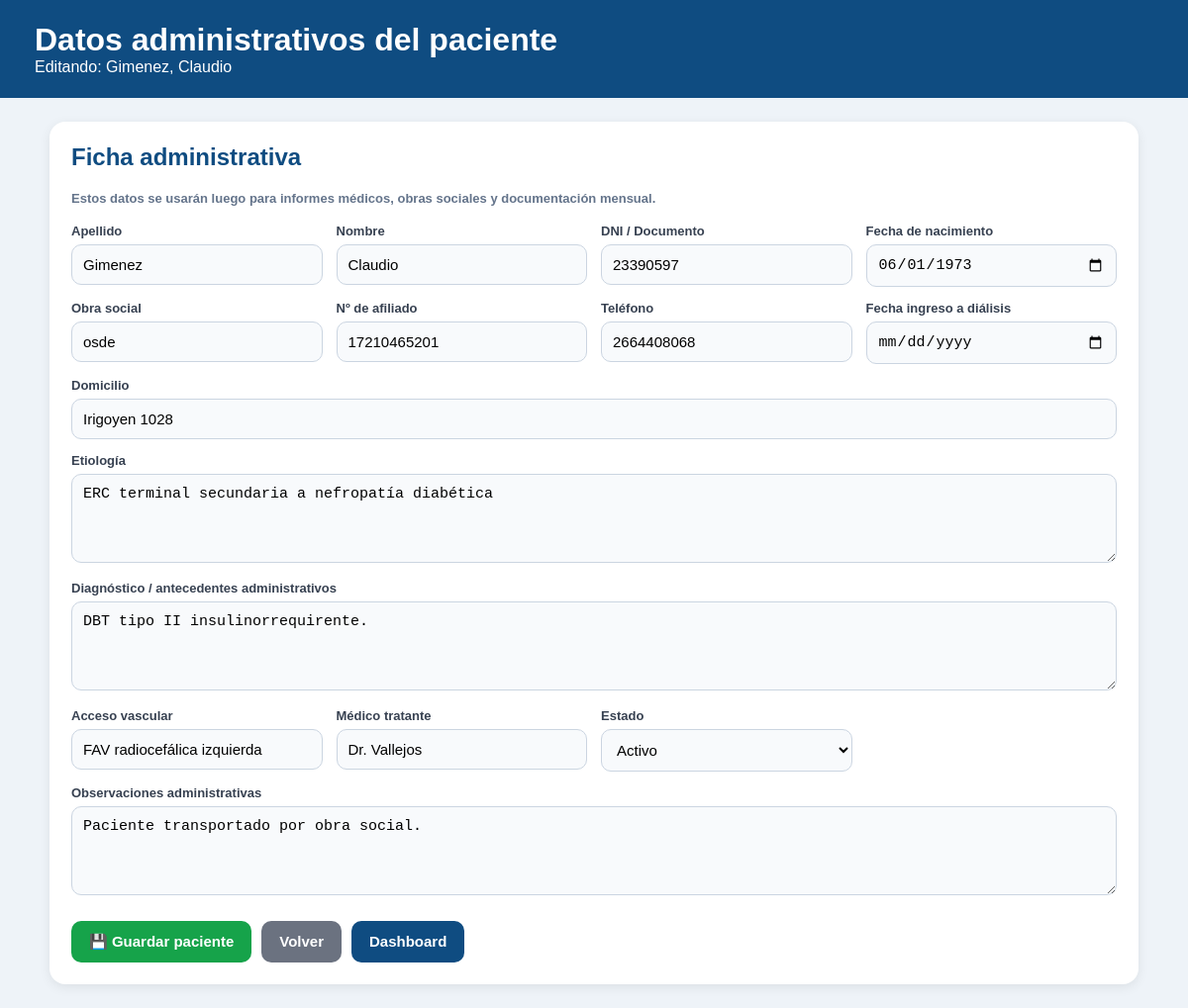
Screenshot of /pacientes/1/ (signed in) with the database file from the repository.
### pacientes/models.py (models this page shows, shortened)
class Paciente(models.Model):
    nombre = models.CharField(max_length=100)
    apellido = models.CharField(max_length=100)
    dni = models.CharField(
        max_length=20,
        unique=True
    )
    fecha_nacimiento = models.DateField(
        null=True,
        blank=True
    )
    telefono = models.CharField(
        max_length=30,
        blank=True
    )
    direccion = models.CharField(
        max_length=200,
        blank=True
    )
    obra_social = models.CharField(
        max_length=100,
        blank=True
    )
    numero_afiliado = models.CharField(
        max_length=100,
        blank=True
    )
    fecha_ingreso_dialisis = models.DateField(
        null=True,
        blank=True
    )
    etiologia = models.TextField(
        blank=True
    )
    diagnostico = models.TextField(
        blank=True
    )
    acceso_vascular = models.CharField(
        max_length=100,
        blank=True
    )
    medico_tratante = models.CharField(
        max_length=100,
        blank=True
    )
    activo = models.BooleanField(
        default=True
    )
    observaciones = models.TextField(
        blank=True
    )
    creado_en = models.DateTimeField(
        auto_now_add=True
    )
    class Meta:
        ordering = ["apellido", "nombre"]

### pacientes/views.py (the view, shortened to what this page needs)
# urls.py: path("<int:paciente_id>/", views.editar_paciente, name="editar_paciente"),
@login_required
def editar_paciente(request, paciente_id=None):
    paciente = None
    if paciente_id:
        paciente = get_object_or_404(Paciente, id=paciente_id)
    return render(
        request,
        "pacientes/editar_paciente.html",
        {
            "paciente": paciente
        }
    )

### pacientes/templates/pacientes/editar_paciente.html (shortened to what this page needs)
<!DOCTYPE html>
<html lang="es">
<head>
</head>
<body>
<div class="header">
    <h1>Datos administrativos del paciente</h1>
    {% if paciente %}
        <div>Editando: {{ paciente.apellido }}, {{ paciente.nombre }}</div>
    {% else %}
        <div>Nuevo paciente</div>
    {% endif %}
</div>
<div class="container">
    <div class="panel">
        <h2>Ficha administrativa</h2>
        <div class="ayuda">
            Estos datos se usarán luego para informes médicos, obras sociales y documentación mensual.
        </div>
        <form method="post">
            <div class="grid">
                <div>
                    <label>Apellido</label>
                    <input
                        name="apellido"
                        value="{% if paciente %}{{ paciente.apellido }}{% endif %}"
                        required
                    >
                </div>
                <div>
                    <label>Nombre</label>
                    <input
                        name="nombre"
                        value="{% if paciente %}{{ paciente.nombre }}{% endif %}"
                        required
                    >
                </div>
                <div>
                    <label>DNI / Documento</label>
                    <input
                        name="dni"
                        value="{% if paciente %}{{ paciente.dni }}{% endif %}"
                        required
                    >
                </div>
                <div>
                    <label>Fecha de nacimiento</label>
                    <input
                        type="date"
                        name="fecha_nacimiento"
                        value="{% if paciente and paciente.fecha_nacimiento %}{{ paciente.fecha_nacimiento|date:'Y-m-d' }}{% endif %}"
                    >
                </div>
                <div>
                    <label>Obra social</label>
                    <input
                        name="obra_social"
                        value="{% if paciente %}{{ paciente.obra_social }}{% endif %}"
                    >
                </div>
                <div>
                    <label>Nº de afiliado</label>
                    <input
                        name="numero_afiliado"
                        value="{% if paciente %}{{ paciente.numero_afiliado }}{% endif %}"
                    >
                </div>
                <div>
                    <label>Teléfono</label>
                    <input
                        name="telefono"
                        value="{% if paciente %}{{ paciente.telefono }}{% endif %}"
                    >
                </div>
                <div>
                    <label>Fecha ingreso a diálisis</label>
                    <input
                        type="date"
                        name="fecha_ingreso_dialisis"
                        value="{% if paciente and paciente.fecha_ingreso_dialisis %}{{ paciente.fecha_ingreso_dialisis|date:'Y-m-d' }}{% endif %}"
                    >
                </div>
                <div class="full">
                    <label>Domicilio</label>
                    <input
                        name="direccion"
                        value="{% if paciente %}{{ paciente.direccion }}{% endif %}"
                    >
                </div>
                <div class="full">
                    <label>Etiología</label>
                    <textarea name="etiologia">{% if paciente %}{{ paciente.etiologia }}{% endif %}</textarea>
                </div>
                <div class="full">
                    <label>Diagnóstico / antecedentes administrativos</label>
                    <textarea name="diagnostico">{% if paciente %}{{ paciente.diagnostico }}{% endif %}</textarea>
                </div>
                <div>
                    <label>Acceso vascular</label>
                    <input
                        name="acceso_vascular"
                        value="{% if paciente %}{{ paciente.acceso_vascular }}{% endif %}"
                    >
                </div>
                <div>
                    <label>Médico tratante</label>
                    <input
                        name="medico_tratante"
                        value="{% if paciente %}{{ paciente.medico_tratante }}{% endif %}"
                    >
                </div>
                <div>
                    <label>Estado</label>
                    <select name="activo">
                        <option value="1" {% if not paciente or paciente.activo %}selected{% endif %}>
                            Activo
                        </option>
                    </select>
                </div>
                <div class="full">
                    <label>Observaciones administrativas</label>
                    <textarea name="observaciones">{% if paciente %}{{ paciente.observaciones }}{% endif %}</textarea>
                </div>
            </div>
            <div class="acciones">
                <button type="submit" class="btn btn-green">
                    💾 Guardar paciente
                </button>
                <a href="{% url 'lista_pacientes' %}" class="btn btn-gray">
                    Volver
                </a>
                <a href="/dashboard/" class="btn">
                    Dashboard
                </a>
            </div>
        </form>
    </div>
</div>
</body>
</html>

### pacientes/templates/pacientes/editar_paciente.html (style rules this page uses)
body { font-family: Arial, sans-serif; background: #eef3f8; margin: 0; color: #1f2937; }
.header { background: #0f4c81; color: white; padding: 22px 35px; }
.header h1 { margin: 0; }
.container { max-width: 1100px; margin: auto; padding: 24px; }
.panel { background: white; border-radius: 16px; padding: 22px; box-shadow: 0 3px 12px rgba(0,0,0,0.08); }
h2 { color: #0f4c81; margin-top: 0; }
.grid { display: grid; grid-template-columns: repeat(auto-fit, minmax(230px, 1fr)); gap: 14px; }
label { display: block; font-weight: bold; color: #374151; margin-bottom: 6px; font-size: 13px; }
input, textarea, select { width: 100%; padding: 11px; border: 1px solid #cbd5e1; border-radius: 10px; box-sizing: border-box; font-size: 15px; background: #f8fafc; }
textarea { min-height: 90px; resize: vertical; }
.full { grid-column: 1 / -1; }
.acciones { margin-top: 22px; display: flex; gap: 10px; flex-wrap: wrap; }
.btn { background: #0f4c81; color: white; padding: 12px 18px; border-radius: 10px; text-decoration: none; font-weight: bold; border: none; cursor: pointer; font-size: 15px; }
.btn-green { background: #16a34a; }
.btn-gray { background: #6b7280; }
.ayuda { color: #64748b; font-size: 13px; margin-bottom: 18px; font-weight: bold; }

### rows the page displays
Paciente: apellido "Gimenez", nombre "Claudio", dni "23390597", fecha_nacimiento "06/01/1973", obra_social "osde", numero_afiliado "17210465201", telefono "2664408068", direccion "Irigoyen 1028", etiologia "ERC terminal secundaria a nefropatía diabética", diagnostico "DBT tipo II insulinorrequirente.", acceso_vascular "FAV radiocefálica izquierda", medico_tratante "Dr. Vallejos", activo "Activo", observaciones "Paciente transportado por obra social."
